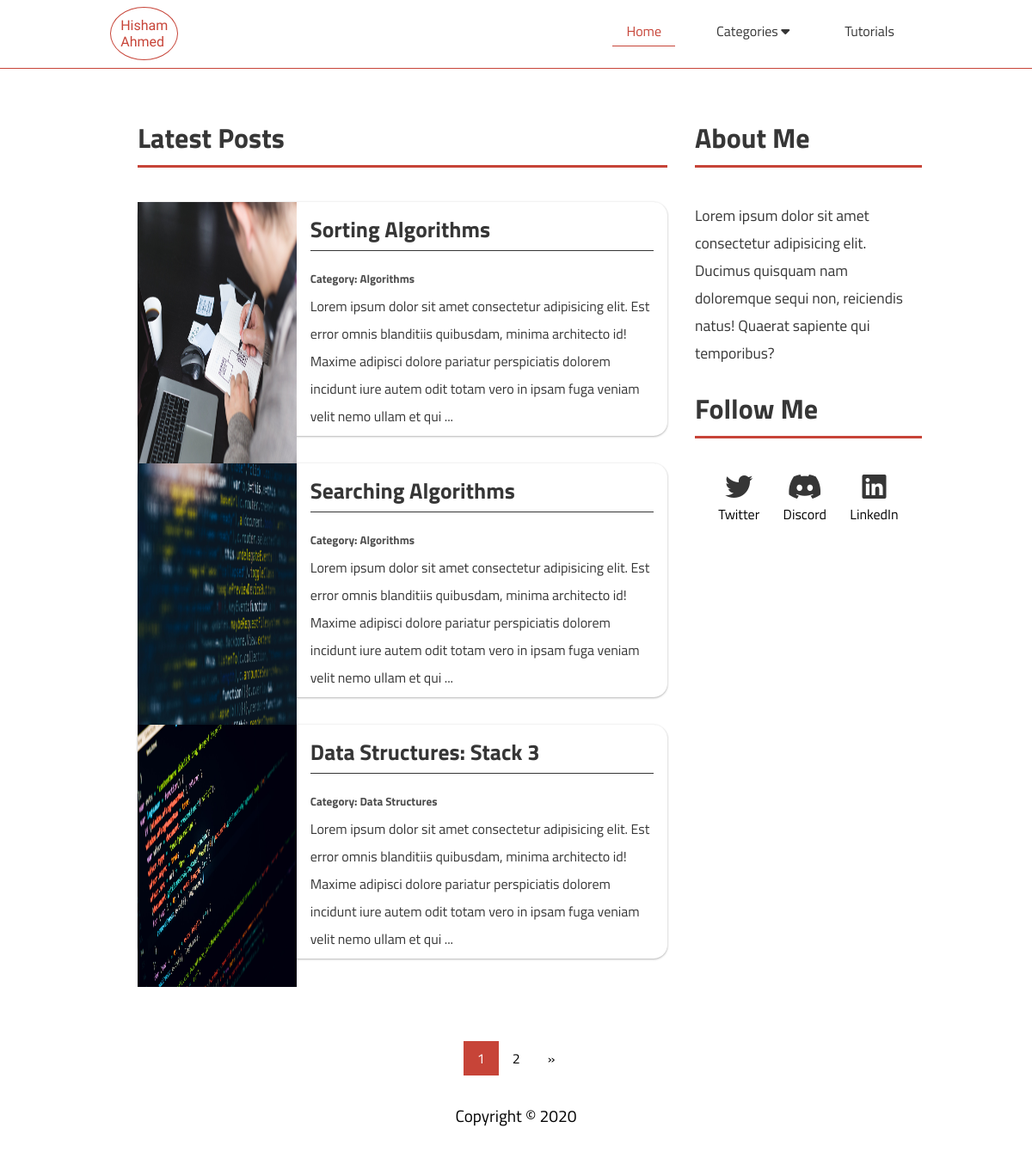
The page / on the database its author committed.
### blog/models.py (models this page shows, shortened)
class Post(models.Model):
	title = models.CharField(max_length=200)
	content = models.TextField()
	date_posted = models.DateTimeField(default= timezone.now)
	author = models.ForeignKey(User, on_delete=models.DO_NOTHING)
	category = models.ForeignKey(Category, on_delete=models.DO_NOTHING)
	image = models.ImageField(default='default.jpg', upload_to='post_pics')

class Category(models.Model):
	name = models.CharField(max_length=250)
	slug = models.SlugField(max_length=250, unique=True)
	class Meta:
		ordering = ('pk',)
		verbose_name = 'category'
		verbose_name_plural = 'categories'
	def __str__(self):
		return self.name

### blog/views.py (the view)
# urls.py: path('', PostListView.as_view(), name='blog-home'),
class PostListView(ListView):
	model = Post
	template_name = 'blog/home.html'
	context_object_name = 'posts'
	ordering = ['-date_posted']
	paginate_by = 3

### blog/context_processors.py (called while the page is built)
def category(request):
	return { 'categories': Category.objects.all() }

def tutorial(request):
	return { 'tutorials': Tutorial.objects.all() }

### blog/templates/blog/home.html
{% extends "blog/base.html" %}
{% load static %}
{% block css %}
	<link rel="stylesheet" href="{% static 'blog/css/tutorials.css' %}">
{% endblock css%}
{% block content %}
	<div class="content">
		<div class="posts-section">
			<h1>Latest Posts</h1>
			<div class="posts">
				{% for post in posts %}
				<div class="post">
					<img src="{{post.image.url}}" alt="">
					<div class="post-content">
						<h2><a href="{% url 'post-detail' post.id %}">{{ post.title }}</a></h2>
						<h5>Category: {{post.category}}</h5>
						<p class="post-content-p">{{post.content|slice:":250"}} ...</p>
					</div>
				</div>
				{% endfor%}
			</div>
		</div>
		{% block sidebar %} {% include 'blog/sidebar.html' %} {% endblock sidebar %}
	</div>
{% endblock content %}

### blog/templates/blog/base.html (shortened to what this page needs)
{% load static %}
<!DOCTYPE html>
<html lang="en">
<head>
	{% block css %}{% endblock %}
	<link rel="stylesheet" href="{% static 'blog/css/main.css' %}">
</head>
<body>
	<div class="background">
		<div class="container">
			<div class="nav">
				<div class="logo">
					<a href="/" class="logo-name">Hisham <br />Ahmed</a>
				</div>
				<ul class="navbar">
					<li class="nav-item"><a href="/" class="nav-link {% if request.path == '/' %} border-bottom {% endif %}">Home</a></li>
					<li class="nav-item">
						<div class="dropdown">
							<a class="nav-link">Categories  <i class="fa fa-caret-down"></i></a>
						</div>
					</li>
					<li class="nav-item"><a href="/tutorials" class="nav-link {% if request.path == '/tutorials/' %} border-bottom{% endif %}">Tutorials</a></li>
				</ul>
			</div>
		</div>
	</div>
	{% block content %}{% endblock %}
	{% if is_paginated %}
	<div class="pagination">
		<a href="?page={{page_obj.number}}" class="active">{{page_obj.number}}</a>
		{% if page_obj.has_next %}
			<a href="?page={{page_obj.next_page_number}}">{{page_obj.next_page_number}}</a>
			<a href="?page={{ page_obj.paginator.num_pages }}">&raquo;</a>
		{% endif %}
	</div>
	{% endif %}
	<div class="footer">
	    <footer>Copyright &copy; </footer>
	</div>
</body>
</html>

### blog/templates/blog/sidebar.html
{% block sidebar %}
<div class="sidebar-section">
	<h1>About Me</h1>
	<p>Lorem ipsum dolor sit amet consectetur adipisicing elit. Ducimus quisquam nam doloremque sequi non, reiciendis natus! Quaerat sapiente qui temporibus?</p>
	<h1>Follow Me</h1>
	<div class="social-media">
		<a href="#"><i class="fab fa-twitter fa-2x"></i> Twitter</a>
		<a href="#"><i class="fab fa-discord fa-2x"></i> Discord</a>
		<a href="#"><i class="fab fa-linkedin fa-2x"></i> LinkedIn</a>
	</div>
</div>
{% endblock sidebar %}

### blog/static/blog/css/main.css (style rules this page uses)
*, html { margin: 0; padding: 0; box-sizing: border-box; }
body, html { font-family: 'Titillium Web', sans-serif; }
.background { z-index: 1; position: fixed; top: 0; left: 0; height: 5rem; width: 100%; background-color: rgba(255, 255, 255, 0.9); border-bottom: 1px solid #c74438; }
.background .container .nav .logo { top: -1rem; }
.container { position: relative; margin: 0 8rem; }
.nav { display: flex; justify-content: space-between; margin: 1.5rem 0rem; width: 100%; }
.nav .logo { position: relative; border: 1px solid #c74438; padding: .7rem; border-radius: 50%; top: -.7rem; font-family: 'Zhi Mang Xing', cursive; }
.nav .logo .logo-name { text-decoration: none; color: #c74438; }
.nav .navbar { display: flex; list-style: none; float: right; }
.nav .navbar .nav-item .nav-link { text-decoration: none; color: #363636; margin: 0 1rem; padding: .3rem 1rem; }
.nav .navbar .nav-item .nav-link.border-bottom { border-bottom: 1px solid #c74438; color: #c74438; }
.dropdown { position: relative; display: inline-block; cursor: pointer; padding-bottom: 1rem; }
.content { position: relative; margin: 0 10rem; display: grid; grid-template-columns: 70% 30%; top: 5rem; color: #363636; padding: 3rem 0; grid-gap: 2rem; line-height: 2rem; }
.content h1 { padding: 1rem 0; border-bottom: 0.2rem solid #c74438; margin-bottom: 2.5rem; }
.content .posts-section { position: relative; height: 100%; }
.content .posts-section .posts { position: relative; display: grid; grid-template-columns: 100%; grid-gap: 2rem; }
.content .posts-section .posts .post { height: 17rem; background-color: #fff; display: grid; grid-template-columns: 30% 70%; border-radius: 1rem; box-shadow: 0 0.05rem 0.2rem rgba(0, 0, 0, 0.12), 0 0.05rem 0.13rem rgba(0, 0, 0, 0.24); transition: all 0.3s cubic-bezier(0.25, 0.8, 0.25, 1); }
.content .posts-section .posts .post img { width: 100%; height: 100%; }
.content .posts-section .posts .post .post-content { padding: 1rem; color: #363636; }
.content .posts-section .posts .post .post-content h2 { padding-bottom: .5rem; margin-bottom: 1rem; font-size: 1.6rem; border-bottom: 0.1rem solid #363636; }
.content .posts-section .posts .post .post-content h2 a { text-decoration: none; color: #363636; }
.content .posts-section .posts .post .post-content p { font-size: 1rem; padding-bottom: 1.5rem; }
.content .posts-section .posts .post .post-content h5 { color: #4d4d4d; }
.content .sidebar-section p { font-size: 1.1rem; margin-bottom: 1rem; }
.content .sidebar-section .social-media { display: flex; justify-content: space-evenly; }
.content .sidebar-section .social-media a { text-decoration: none; color: #000000; text-align: center; }
.content .sidebar-section .social-media a i { display: block; color: #363636; }
.pagination { position: relative; width: 100%; margin: 8rem 0 2rem 0; display: flex; justify-content: center; }
.pagination a { color: #000000; text-align: center; padding: 8px 16px; text-decoration: none; }
.pagination a.active { background-color: #c74438; color: #fff; }
.footer { font-size: 1.2rem; position: relative; text-align: center; width: 100%; margin-bottom: 2rem; }

### rows shown on the page
Post: image (picture), title "Sorting Algorithms", category "Algorithms", content "Lorem ipsum dolor sit amet consectetur adipisicing elit. Est error omnis blanditiis quibusdam, minima architecto id! Maxime adipisci dolore pariatur perspiciatis dolorem incidunt iure autem odit totam vero in ipsam fuga veniam velit nemo ullam et qui"
Post: image (picture), title "Searching Algorithms", category "Algorithms", content "Lorem ipsum dolor sit amet consectetur adipisicing elit. Est error omnis blanditiis quibusdam, minima architecto id! Maxime adipisci dolore pariatur perspiciatis dolorem incidunt iure autem odit totam vero in ipsam fuga veniam velit nemo ullam et qui"
Post: image (picture), title "Data Structures: Stack 3", category "Data Structures", content "Lorem ipsum dolor sit amet consectetur adipisicing elit. Est error omnis blanditiis quibusdam, minima architecto id! Maxime adipisci dolore pariatur perspiciatis dolorem incidunt iure autem odit totam vero in ipsam fuga veniam velit nemo ullam et qui"

### other values the page prints
{{ page_obj.number }} "1"
{{ page_obj.next_page_number }} "2"
